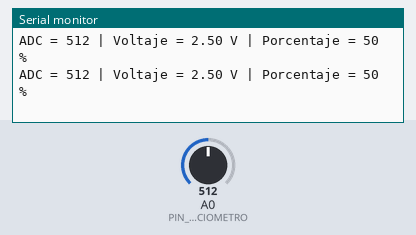
The sketch below on a simulated Arduino Uno, built with avr-gcc and run on an emulated ATmega328P. On the bench: the last lines printed to the serial monitor. Inputs (shaded band) come from the test bench; at power-on: A0 (PIN_POTENCIOMETRO) = 512.

Above: at 1.3 s.
1.4 s: A0 (PIN_POTENCIOMETRO) set to 716
At 1.9 s:
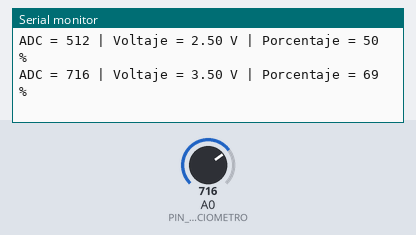
2.9 s: A0 (PIN_POTENCIOMETRO) set to 900
At 3.4 s:
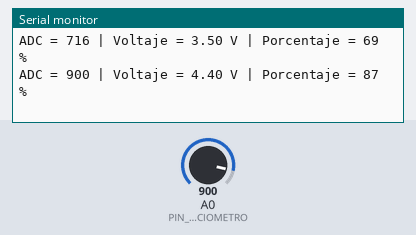
Timing chart, 0 to 5.9 s (numbered marks = the images above; inputs shaded):
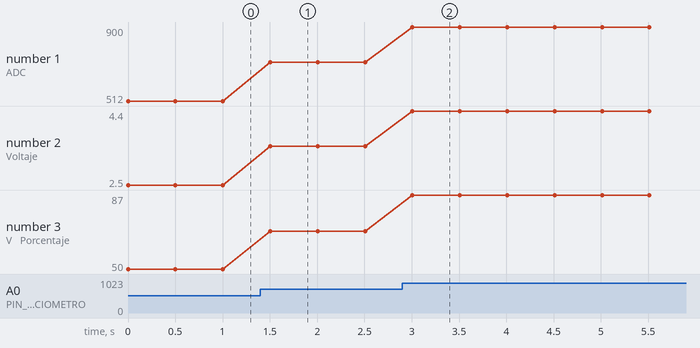

The sketch:

etapa_03_funcion_con_punteros.ino
```cpp
/*
  Etapa 3
  Una función entrega varios resultados usando punteros.
  Se calculan valor ADC, voltaje y porcentaje en una sola función.
*/

const int PIN_POTENCIOMETRO = A0;
const int ADC_MAX = 1023;
const float VREF = 5.0;

void leerPotenciometro(int pin, int *valorADC, float *voltaje, int *porcentaje) {
    /* Verificamos que las direcciones recibidas sean válidas.
       Si algún puntero es nullptr, no se debe usar * sobre él. */
    if (valorADC == nullptr || voltaje == nullptr || porcentaje == nullptr) {
        return;
    }

    /* Escribimos la lectura ADC en la variable externa apuntada por valorADC. */
    *valorADC = analogRead(pin);

    /* Usamos *valorADC porque allí quedó guardada la lectura real. */
    *voltaje = (*valorADC * VREF) / ADC_MAX;

    /* Calculamos el porcentaje.
       Se usa long para evitar desbordamiento en la multiplicación. */
    *porcentaje = (int)((long)(*valorADC) * 100L / ADC_MAX);
}

void mostrarDatos(int valorADC, float voltaje, int porcentaje) {
    /* Mostramos los resultados calculados. */
    Serial.print("ADC = ");
    Serial.print(valorADC);

    Serial.print(" | Voltaje = ");
    Serial.print(voltaje, 2);
    Serial.print(" V");
    Serial.print(" | Porcentaje = ");
    Serial.print(porcentaje);
    Serial.println(" %");
}

void setup() {
    Serial.begin(9600);
}

void loop() {
    /* Variables donde se guardarán los resultados. */
    int valorADC = 0;
    float voltaje = 0.0;
    int porcentaje = 0;

    /* Enviamos direcciones para que la función escriba los resultados. */
    leerPotenciometro(PIN_POTENCIOMETRO, &valorADC, &voltaje, &porcentaje);

    /* Mostramos los valores ya calculados. */
    mostrarDatos(valorADC, voltaje, porcentaje);

    delay(500);
}
```

Measured:
- after the input at 1.4 s, the serial monitor: prints a new line after 0.10 s (image 1)
- after the input at 2.9 s, the serial monitor: prints a new line after 0.11 s (image 2)
- plotted number 1: 512 → 716 after the input at 1.4 s, 716 → 900 after the input at 2.9 s
- plotted number 2: 2.5 → 3.5 after the input at 1.4 s, 3.5 → 4.4 after the input at 2.9 s
- plotted number 3: 50 → 69 after the input at 1.4 s, 69 → 87 after the input at 2.9 s
